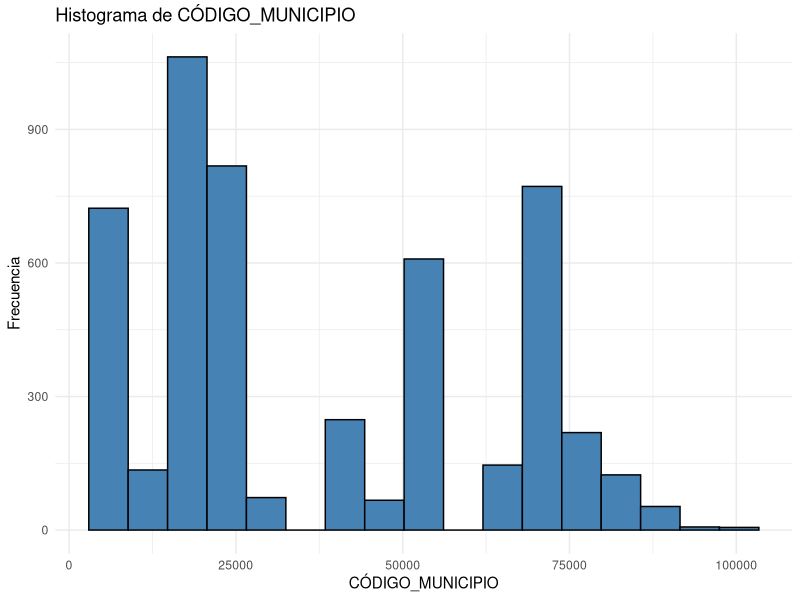
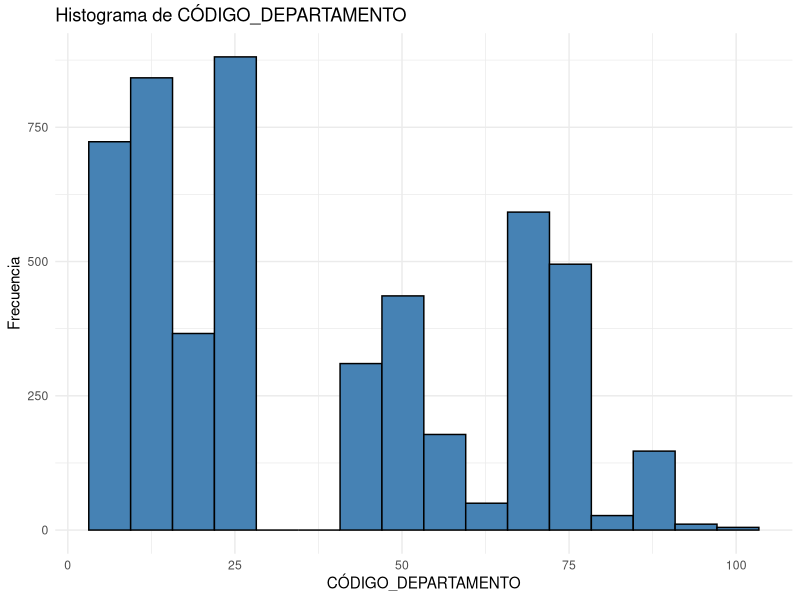
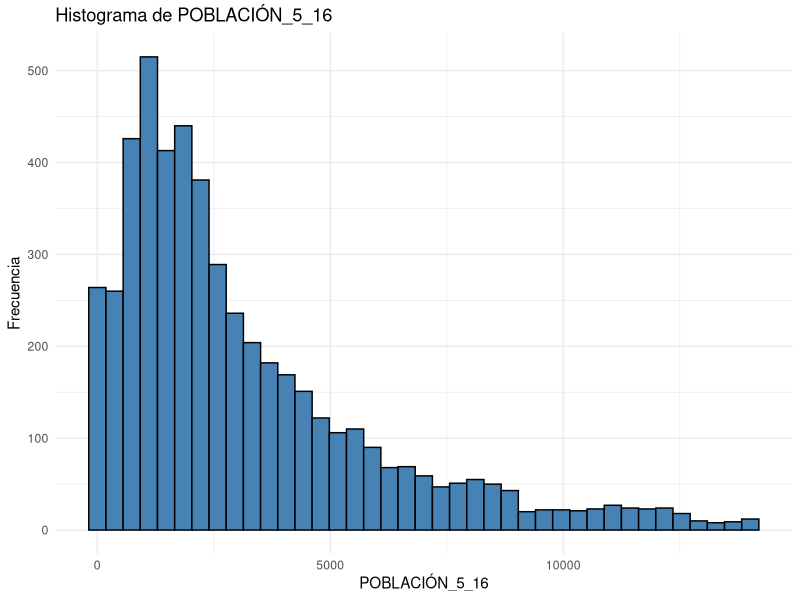
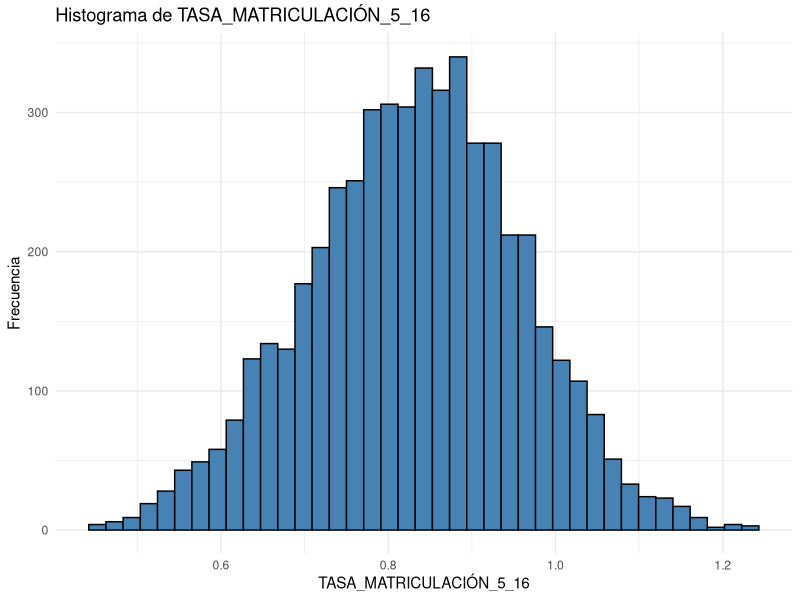
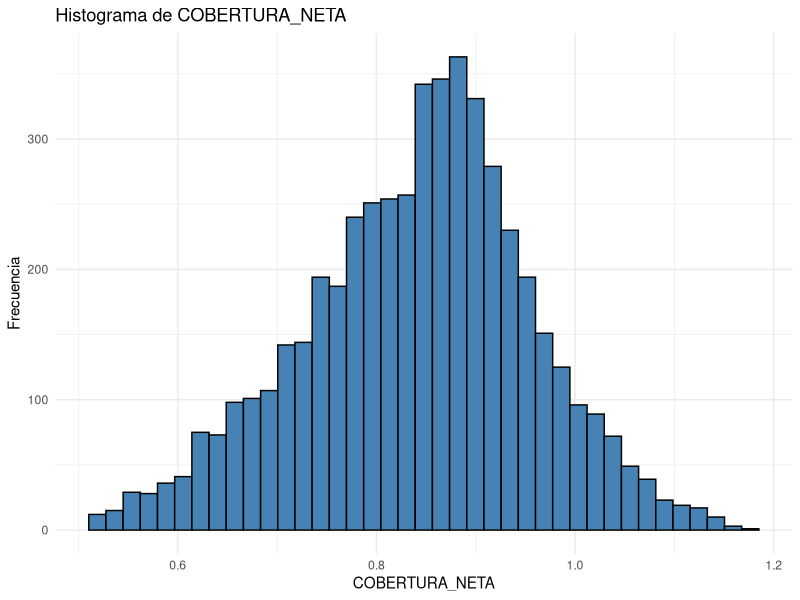
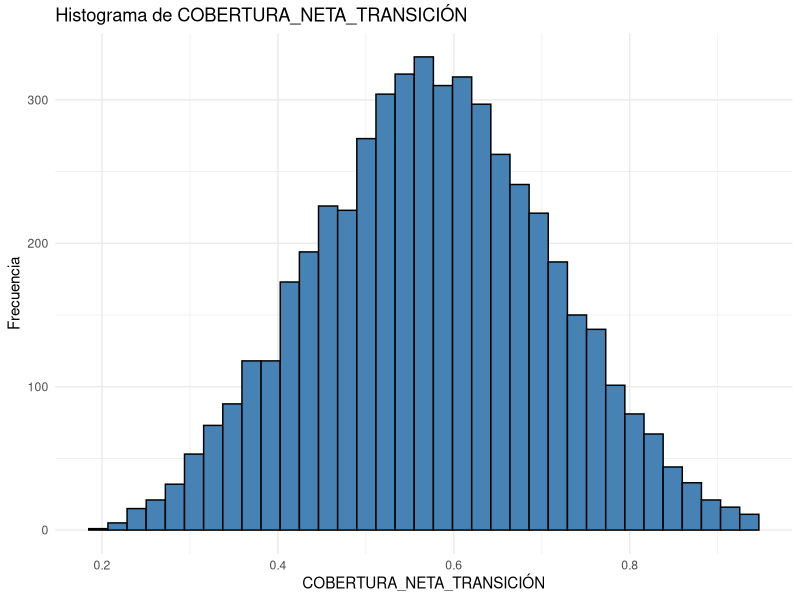
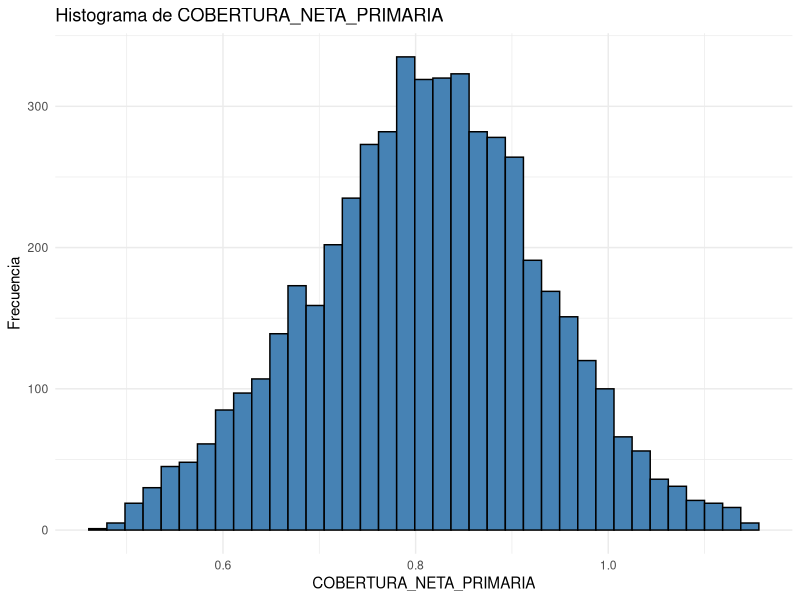
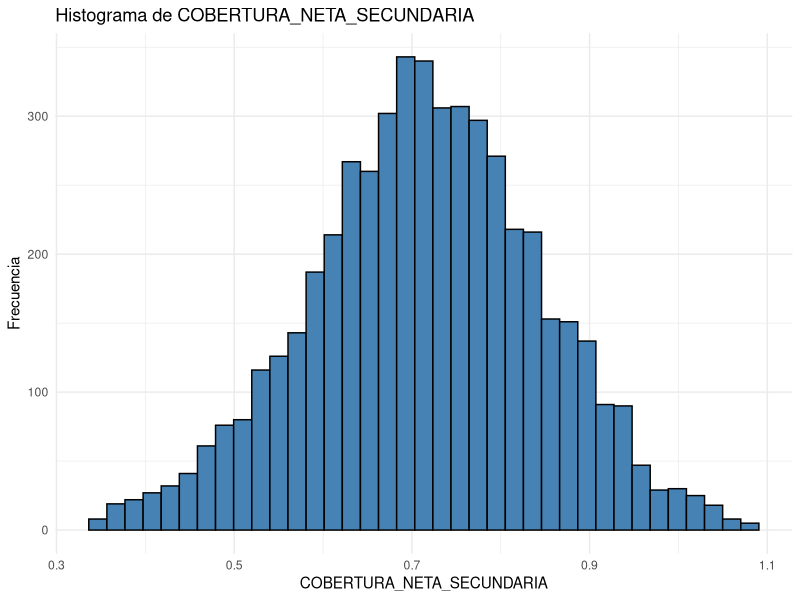

Recreate these plots in R, in order. (Note: this script raises an error after producing the figures.)
## ---- chunk 1
knitr::opts_chunk$set(echo = TRUE, warning = FALSE, message = FALSE)
## ---- chunk 2
# Crear directorio para guardar las imágenes si no existe
dir.create("imagenes_Educacion", showWarnings = FALSE)

# Cargar librerías necesarias
library(ggplot2)  # Para visualización de datos
library(dplyr)    # Para manipulación de datos
library(tidyr)    # Para ordenamiento de datos
library(reshape2) # Para reestructurar datos (usado en la matriz de correlación)
## ---- chunk 3
# Leer el dataset
datos <- read.csv("EDUCACION_LIMPIO.csv")

# Filtrar únicamente las variables numéricas
variables_numericas <- datos %>% select(where(is.numeric))
## ---- chunk 4
# Iterar sobre cada columna numérica
for (col_name in names(variables_numericas)) {
  x <- na.omit(variables_numericas[[col_name]])
  n <- length(x)
  iqr_val <- IQR(x)
  
  # Regla de Freedman-Diaconis para el cálculo del ancho de banda (h)
  if (iqr_val > 0) {
    h <- 2 * iqr_val * n^(-1/3)
    bins <- max(1, ceiling((max(x) - min(x)) / h))
  } else {
    bins <- 30 # Valor por defecto si el Rango Intercuartílico es 0
  }
  
  # Generar el histograma
  p <- ggplot(data.frame(x), aes(x)) + 
    geom_histogram(bins = bins, fill = "steelblue", color = "black") +
    labs(title = paste("Histograma de", col_name), x = col_name, y = "Frecuencia") +
    theme_minimal()
  
  # Guardar la imagen
  ggsave(filename = paste0("imagenes_Educacion/Hist_", col_name, ".png"), plot = p, width = 6, height = 4)
}
## ---- chunk 5
# Definir pares de variables de interés
pares <- list(
  c("COBERTURA_NETA", "COBERTURA_BRUTA"),
  c("APROBACIÓN_SECUNDARIA", "REPROBACIÓN_SECUNDARIA"),
  c("DESERCIÓN", "DESERCIÓN_SECUNDARIA"),
  c("REPITENCIA", "REPITENCIA_PRIMARIA"),
  c("TASA_MATRICULACIÓN_5_16", "COBERTURA_NETA")
)

# Generar y guardar diagramas de dispersión
for (i in 1:length(pares)) {
  var1 <- pares[[i]][1]
  var2 <- pares[[i]][2]
  
  if(var1 %in% names(datos) & var2 %in% names(datos)) {
    p <- ggplot(datos, aes_string(x = var1, y = var2)) +
      geom_point(alpha = 0.5, color = "darkred") +
      labs(title = paste("Dispersión:", var1, "vs", var2), x = var1, y = var2) +
      theme_minimal()
    
    ggsave(filename = paste0("imagenes_Educacion/Dispersion_", i, ".png"), plot = p, width = 6, height = 4)
  }
}
## ---- chunk 6
# Función para normalización Min-Max
normalizar <- function(x) {
  return ((x - min(x, na.rm = TRUE)) / (max(x, na.rm = TRUE) - min(x, na.rm = TRUE)))
}

# Aplicar normalización a todas las columnas numéricas
datos_norm <- variables_numericas %>% mutate(across(everything(), normalizar))

# Generar un boxplot para cada variable normalizada
for (col_name in names(datos_norm)) {
  p <- ggplot(datos_norm, aes(y = .data[[col_name]])) +
    geom_boxplot(fill = "lightgreen", color = "black") +
    labs(title = paste("Boxplot Normalizado:", col_name), y = "Valor Normalizado [0,1]") +
    theme_minimal()
  
  ggsave(filename = paste0("imagenes_Educacion/Boxplot_", col_name, ".png"), plot = p, width = 4, height = 6)
}
## ---- chunk 7
# Calcular la matriz de correlación (ignorando valores NA)
matriz_corr <- cor(variables_numericas, use = "complete.obs")

# 1. Visualización: Heatmap
melted_corr <- melt(matriz_corr)
p_corr <- ggplot(melted_corr, aes(Var1, Var2, fill = value)) +
  geom_tile() +
  scale_fill_gradient2(low = "blue", high = "red", mid = "white", midpoint = 0) +
  theme_minimal() +
  theme(axis.text.x = element_text(angle = 90, vjust = 0.5, hjust=1)) +
  labs(title = "Heatmap de Correlación - Sector Educación")

ggsave(filename = "imagenes_Educacion/Heatmap_Correlacion.png", plot = p_corr, width = 10, height = 10)

# 2. Extracción de las variables más correlacionadas
# Convertir a matriz triangular inferior para evitar duplicados y correlaciones propias (con valor 1)
matriz_corr[lower.tri(matriz_corr, diag = TRUE)] <- NA
pares_corr <- as.data.frame(as.table(matriz_corr))
pares_corr <- na.omit(pares_corr)

# Ordenar por el valor absoluto de la correlación de mayor a menor
pares_corr <- pares_corr[order(-abs(pares_corr$Freq)), ]

# Filtrar las relaciones mayores a 0.8
top_corr <- head(subset(pares_corr, abs(Freq) > 0.8), 15)
print("Variables con mayor índice de correlación (|r| > 0.8):")
print(top_corr)
